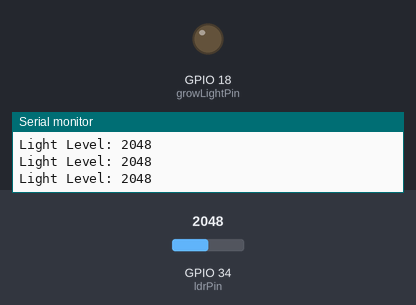
This sketch was run on a simulated ESP32. Shown: output pins drawn as LEDs (lit = HIGH), the last lines printed to the serial monitor. Inputs (shaded band) come from the test bench; at power-on: GPIO 34 (ldrPin) = 2048.

Above: at 1.3 s.
1.4 s: GPIO 34 (ldrPin) set to 1032
2.9 s: GPIO 34 (ldrPin) set to 952
At 3.9 s:
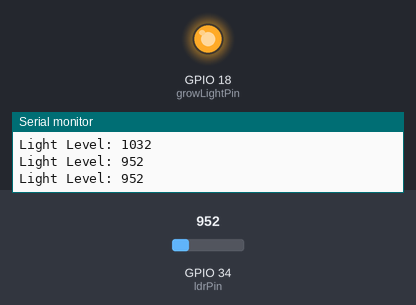
4.5 s: GPIO 34 (ldrPin) set to 1040
At 5.0 s:
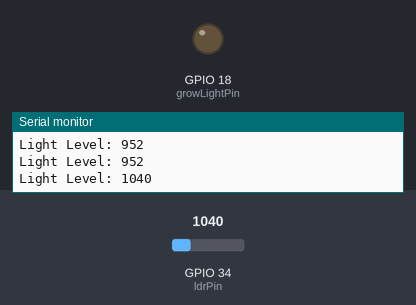
6.0 s: GPIO 34 (ldrPin) set to 960
At 7.4 s:
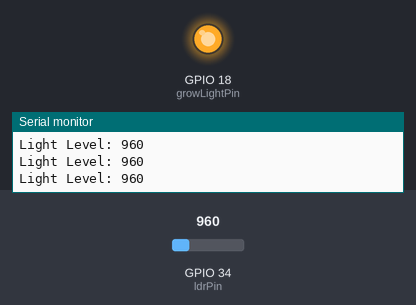
Timing chart, 0 to 8.5 s (numbered marks = the images above; inputs shaded):
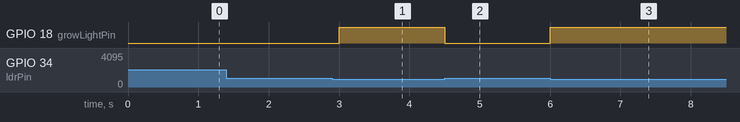

The sketch:

GrowLightModule.ino
```cpp
const int ldrPin = 34;         // Pin connected to the LDR analog output (AO)
const int growLightPin = 18;   // Pin connected to the transistor base

// Define threshold value for the LDR
const int threshold = 1000;     // Adjust this value based on your light intensity requirement

void setup() {
  Serial.begin(9600); // Initialize serial communication at 9600 baud rate

  // Set the grow light pin as output
  pinMode(growLightPin, OUTPUT);

  // Initialize grow light as off
  digitalWrite(growLightPin, LOW);
}

void loop() {
  // Read the analog value from the LDR
  int lightLevel = analogRead(ldrPin);

  // Print the light level for debugging
  Serial.print("Light Level: ");
  Serial.println(lightLevel);

  // Check if the light level is below the threshold
  if (lightLevel < threshold) {
    // Turn on the grow light
    digitalWrite(growLightPin, HIGH);
  } else {
    // Turn off the grow light
    digitalWrite(growLightPin, LOW);
  }

  // Small delay to stabilize the readings
  delay(500);
}
```

Measured:
- the behaviour switches between 1000 and 999 on GPIO 34 (ldrPin) (found by bisection; images 0 and 1)
- after the input at 2.9 s, GPIO 18 (growLightPin): LOW → HIGH after 0.10 s
- after the input at 4.5 s, GPIO 18 (growLightPin): HIGH → LOW at once
- after the input at 6.0 s, GPIO 18 (growLightPin): LOW → HIGH at once
